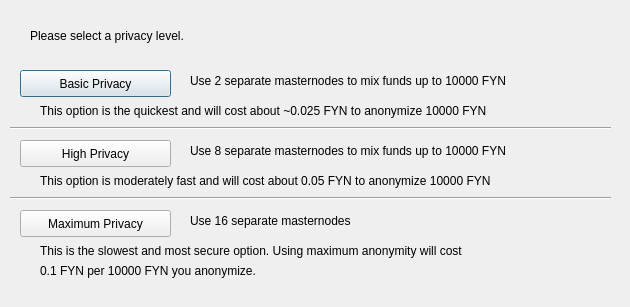
<?xml version="1.0" encoding="UTF-8"?>
<ui version="4.0">
 <class>ObfuscationConfig</class>
 <widget class="QDialog" name="ObfuscationConfig">
  <property name="geometry">
   <rect>
    <x>0</x>
    <y>0</y>
    <width>630</width>
    <height>307</height>
   </rect>
  </property>
  <property name="windowTitle">
   <string>Configure Obfuscation</string>
  </property>
  <widget class="QPushButton" name="buttonBasic">
   <property name="geometry">
    <rect>
     <x>20</x>
     <y>70</y>
     <width>151</width>
     <height>27</height>
    </rect>
   </property>
   <property name="text">
    <string>Basic Privacy</string>
   </property>
  </widget>
  <widget class="QPushButton" name="buttonHigh">
   <property name="geometry">
    <rect>
     <x>20</x>
     <y>140</y>
     <width>151</width>
     <height>27</height>
    </rect>
   </property>
   <property name="text">
    <string>High Privacy</string>
   </property>
  </widget>
  <widget class="QPushButton" name="buttonMax">
   <property name="geometry">
    <rect>
     <x>20</x>
     <y>210</y>
     <width>151</width>
     <height>27</height>
    </rect>
   </property>
   <property name="text">
    <string>Maximum Privacy</string>
   </property>
  </widget>
  <widget class="QLabel" name="label">
   <property name="geometry">
    <rect>
     <x>30</x>
     <y>20</y>
     <width>571</width>
     <height>31</height>
    </rect>
   </property>
   <property name="text">
    <string>Please select a privacy level.</string>
   </property>
  </widget>
  <widget class="QLabel" name="label_2">
   <property name="geometry">
    <rect>
     <x>190</x>
     <y>70</y>
     <width>421</width>
     <height>21</height>
    </rect>
   </property>
   <property name="text">
    <string>Use 2 separate masternodes to mix funds up to 10000 FYN</string>
   </property>
  </widget>
  <widget class="QLabel" name="label_3">
   <property name="geometry">
    <rect>
     <x>190</x>
     <y>140</y>
     <width>411</width>
     <height>21</height>
    </rect>
   </property>
   <property name="text">
    <string>Use 8 separate masternodes to mix funds up to 10000 FYN</string>
   </property>
  </widget>
  <widget class="QLabel" name="label_4">
   <property name="geometry">
    <rect>
     <x>190</x>
     <y>210</y>
     <width>421</width>
     <height>21</height>
    </rect>
   </property>
   <property name="text">
    <string>Use 16 separate masternodes</string>
   </property>
  </widget>
  <widget class="QLabel" name="label_6">
   <property name="geometry">
    <rect>
     <x>40</x>
     <y>100</y>
     <width>561</width>
     <height>21</height>
    </rect>
   </property>
   <property name="text">
    <string>This option is the quickest and will cost about ~0.025 FYN to anonymize 10000 FYN</string>
   </property>
  </widget>
  <widget class="QLabel" name="label_7">
   <property name="geometry">
    <rect>
     <x>40</x>
     <y>170</y>
     <width>561</width>
     <height>21</height>
    </rect>
   </property>
   <property name="text">
    <string>This option is moderately fast and will cost about 0.05 FYN to anonymize 10000 FYN</string>
   </property>
  </widget>
  <widget class="QLabel" name="label_8">
   <property name="geometry">
    <rect>
     <x>40</x>
     <y>240</y>
     <width>561</width>
     <height>21</height>
    </rect>
   </property>
   <property name="text">
    <string>This is the slowest and most secure option. Using maximum anonymity will cost</string>
   </property>
  </widget>
  <widget class="QLabel" name="label_9">
   <property name="geometry">
    <rect>
     <x>40</x>
     <y>260</y>
     <width>561</width>
     <height>21</height>
    </rect>
   </property>
   <property name="text">
    <string>0.1 FYN per 10000 FYN you anonymize.</string>
   </property>
  </widget>
  <widget class="Line" name="line">
   <property name="geometry">
    <rect>
     <x>10</x>
     <y>120</y>
     <width>601</width>
     <height>16</height>
    </rect>
   </property>
   <property name="orientation">
    <enum>Qt::Horizontal</enum>
   </property>
  </widget>
  <widget class="Line" name="line_2">
   <property name="geometry">
    <rect>
     <x>10</x>
     <y>190</y>
     <width>601</width>
     <height>16</height>
    </rect>
   </property>
   <property name="orientation">
    <enum>Qt::Horizontal</enum>
   </property>
  </widget>
 </widget>
 <resources/>
 <connections/>
</ui>
